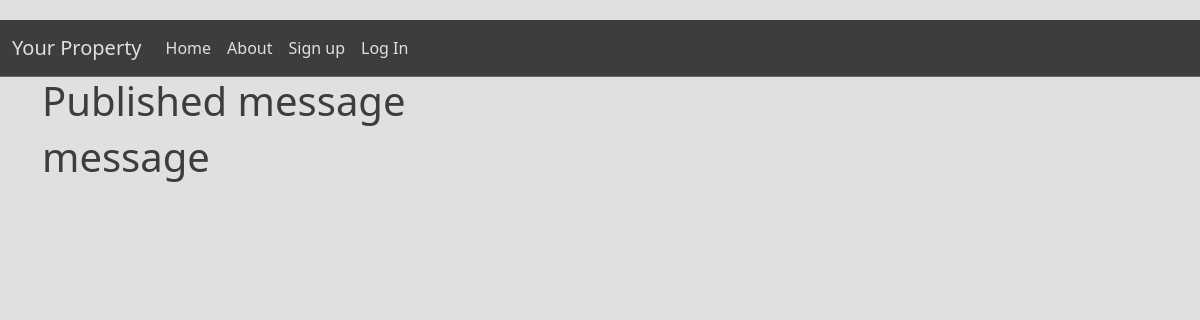
Page /post/ on the earlier database version.
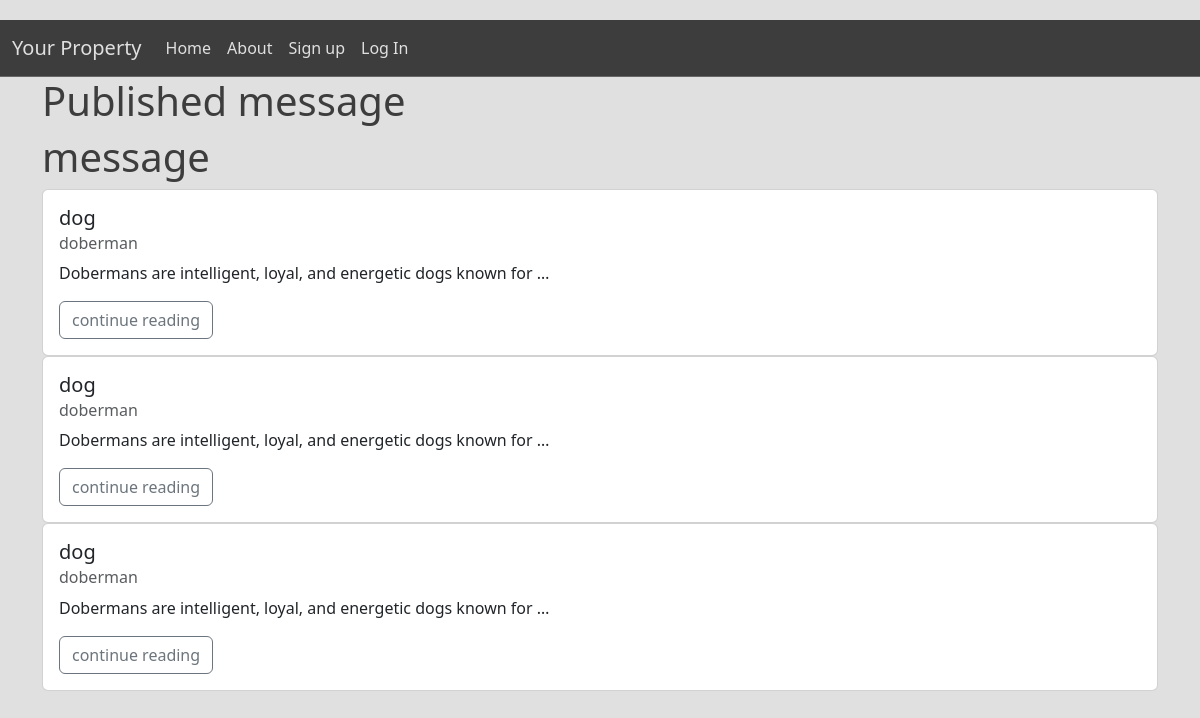
Same page on the later database version.
### posts/models.py (models this page shows, shortened)
class Post (models.Model):
  title = models.CharField (max_length=128)
  subtitle = models.CharField (max_length=256)
  body = models.TextField()
  author = models.ForeignKey(
    get_user_model(),
    on_delete=models.CASCADE
  )
  status = models.ForeignKey(
    Status,
    on_delete = models.CASCADE
  )
  created_on = models.DateTimeField(auto_now_add=True)

### posts/views.py (the view)
# urls.py: path("", views.PostListView.as_view(), name="list"),
class PostListView(ListView):
  template_name = "posts/list.html"
  model = Post
  def get_context_data(self, **kwargs):
    context = super().get_context_data(**kwargs)
    published = Status.objects.get(name="published")
    context["title"] = "Published"
    context["post_list"] = (
      Post.objects
      .filter(status=published)
      .order_by("created_on").reverse()
    )
    return context

### templates/posts/list.html (shortened to what this page needs)
{% extends 'base.html' %}
{% block content %}
<h1>{{ title }} message</h1>
<h1>message</h1>
{% for post in post_list %}
<div class="card">
  <div class="card-body">
    <h5 class="card-title">{{ post.title }}</h5>
    <h6 class="card-subtitle mb-2 text-body-secondary">{{ post.subtitle }}</h6>
    <p class="card-text">{{ post.body|truncatechars:64 }} </p>
    <a href="{% url 'detail' post.id %}" class="card-link btn btn-outline-secondary">continue reading</a>
  </div>
</div>
{% endfor %}
{% endblock content %}

Differences in the rows shown:
added Post: title "dog", subtitle "doberman", body "Dobermans are intelligent, loyal, and energetic dogs known for …"
added Post: title "dog", subtitle "doberman", body "Dobermans are intelligent, loyal, and energetic dogs known for …"
added Post: title "dog", subtitle "doberman", body "Dobermans are intelligent, loyal, and energetic dogs known for …"
